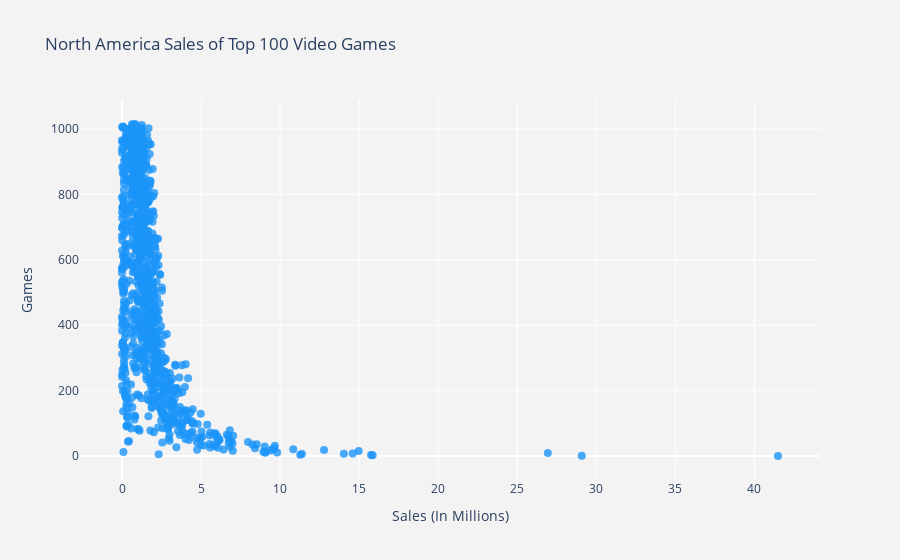
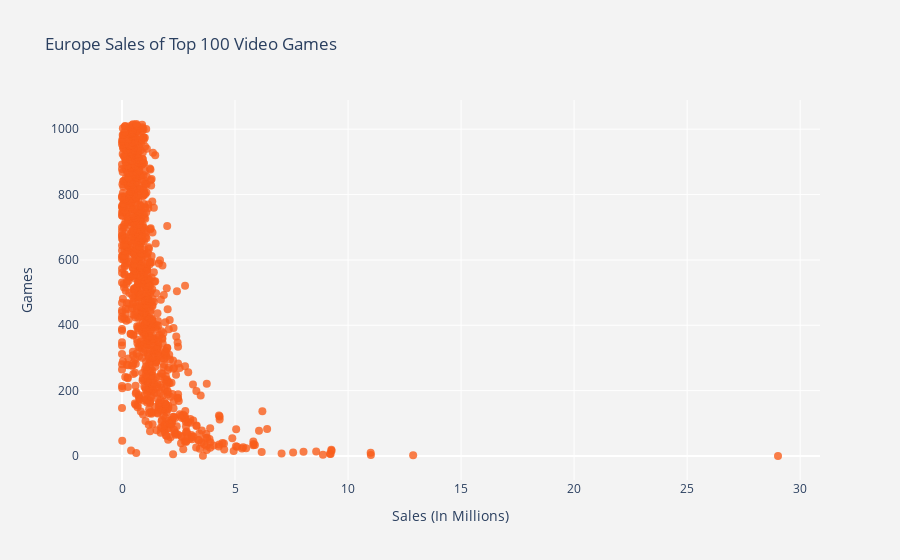
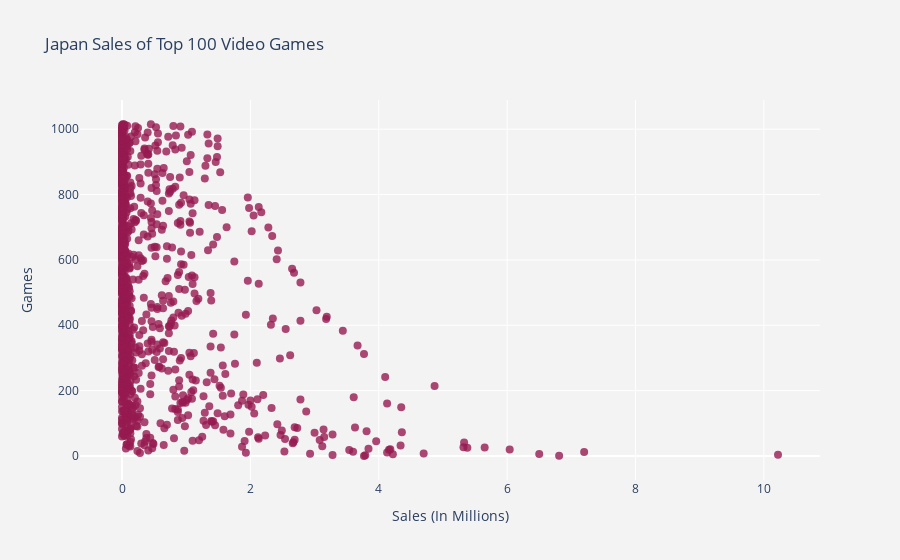

Write notebook code for charts like these, in order.
### Markdown cell above
## ANALYSIS -
## 1) The 'Shooter' genre is the most popular genre in North America
## 2) The 'Shooter' genre and 'Action' genre are very close in terms of sales, 'Shooter' being slightly higher
## 3) The 'Role Playing' genre is the highest selling genre in Japan which is very different from the other major regions, which might be possible due to the rise of Anime at the time and the Japanese Culture.

### Code cell
# Create traces for North America
trace1 = go.Scatter(
    x=df2.NA_Sales,
    y=df2.index,
    mode="markers",
    name="North America",
    marker=dict(color='rgba(28, 149, 249, 0.8)', size=8),
    text=df2.Name,  # Change the text to 'Name'
    orientation='h'  # Horizontal orientation
)

layout1 = dict(
    title='North America Sales of Top 100 Video Games',
    xaxis=dict(title='Sales (In Millions)'),
    yaxis=dict(title='Games'),
    paper_bgcolor='rgb(243, 243, 243)',
    plot_bgcolor='rgb(243, 243, 243)'
)

fig1 = go.Figure(data=[trace1], layout=layout1)

# Create traces for Europe
trace2 = go.Scatter(
    x=df2.EU_Sales,
    y=df2.index,
    mode="markers",
    name="Europe",
    marker=dict(color='rgba(249, 94, 28, 0.8)', size=8),
    text=df2.Name,  # Change the text to 'Name'
    orientation='h'  # Horizontal orientation
)

layout2 = dict(
    title='Europe Sales of Top 100 Video Games',
    xaxis=dict(title='Sales (In Millions)'),
    yaxis=dict(title='Games'),
    paper_bgcolor='rgb(243, 243, 243)',
    plot_bgcolor='rgb(243, 243, 243)'
)

fig2 = go.Figure(data=[trace2], layout=layout2)

# Create traces for Japan
trace3 = go.Scatter(
    x=df2.JP_Sales,
    y=df2.index,
    mode="markers",
    name="Japan",
    marker=dict(color='rgba(150, 26, 80, 0.8)', size=8),
    text=df2.Name,  # Change the text to 'Name'
    orientation='h'  # Horizontal orientation
)

layout3 = dict(
    title='Japan Sales of Top 100 Video Games',
    xaxis=dict(title='Sales (In Millions)'),
    yaxis=dict(title='Games'),
    paper_bgcolor='rgb(243, 243, 243)',
    plot_bgcolor='rgb(243, 243, 243)'
)

fig3 = go.Figure(data=[trace3], layout=layout3)

# Plot the figures
iplot(fig1)
iplot(fig2)
iplot(fig3)

### Figure 1 — Plotly figure (JSON) as saved in the notebook; plotly's stock layout.template omitted (floating-point values rounded to 4 significant figures; data arrays with more than 128 entries replaced by an {"elided": "..."} marker saying what was removed)
{"data": [{"marker": {"color": "rgba(28, 149, 249, 0.8)", "size": 8}, "mode": "markers", "name": "North America", "orientation": "h", "text": {"elided": "1000 str values"}, "type": "scatter", "x": {"elided": "1000 float values"}, "y": {"elided": "1000 int values"}}], "layout": {"autosize": true, "paper_bgcolor": "rgb(243, 243, 243)", "plot_bgcolor": "rgb(243, 243, 243)", "title": {"text": "North America Sales of Top 100 Video Games"}, "xaxis": {"autorange": true, "range": [-2.522, 44.01], "title": {"text": "Sales (In Millions)"}, "type": "linear"}, "yaxis": {"autorange": true, "range": [-93.58, 1110.0], "title": {"text": "Games"}, "type": "linear"}}}

### Figure 2 — Plotly figure (JSON) as saved in the notebook; plotly's stock layout.template omitted (floating-point values rounded to 4 significant figures; data arrays with more than 128 entries replaced by an {"elided": "..."} marker saying what was removed)
{"data": [{"marker": {"color": "rgba(249, 94, 28, 0.8)", "size": 8}, "mode": "markers", "name": "Europe", "orientation": "h", "text": {"elided": "1000 str values"}, "type": "scatter", "x": {"elided": "1000 float values"}, "y": {"elided": "1000 int values"}}], "layout": {"autosize": true, "paper_bgcolor": "rgb(243, 243, 243)", "plot_bgcolor": "rgb(243, 243, 243)", "title": {"text": "Europe Sales of Top 100 Video Games"}, "xaxis": {"autorange": true, "range": [-1.805, 30.82], "title": {"text": "Sales (In Millions)"}, "type": "linear"}, "yaxis": {"autorange": true, "range": [-93.58, 1110.0], "title": {"text": "Games"}, "type": "linear"}}}

### Figure 3 — Plotly figure (JSON) as saved in the notebook; plotly's stock layout.template omitted (floating-point values rounded to 4 significant figures; data arrays with more than 128 entries replaced by an {"elided": "..."} marker saying what was removed)
{"data": [{"marker": {"color": "rgba(150, 26, 80, 0.8)", "size": 8}, "mode": "markers", "name": "Japan", "orientation": "h", "text": {"elided": "1000 str values"}, "type": "scatter", "x": {"elided": "1000 float values"}, "y": {"elided": "1000 int values"}}], "layout": {"autosize": true, "paper_bgcolor": "rgb(243, 243, 243)", "plot_bgcolor": "rgb(243, 243, 243)", "title": {"text": "Japan Sales of Top 100 Video Games"}, "xaxis": {"autorange": true, "range": [-0.6212, 10.84], "title": {"text": "Sales (In Millions)"}, "type": "linear"}, "yaxis": {"autorange": true, "range": [-93.58, 1110.0], "title": {"text": "Games"}, "type": "linear"}}}
